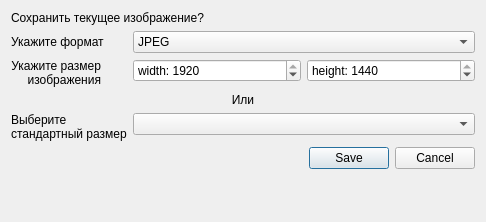
<?xml version="1.0" encoding="UTF-8"?>
<ui version="4.0">
 <class>Dialog_format</class>
 <widget class="QDialog" name="Dialog_format">
  <property name="geometry">
   <rect>
    <x>0</x>
    <y>0</y>
    <width>486</width>
    <height>222</height>
   </rect>
  </property>
  <property name="sizePolicy">
   <sizepolicy hsizetype="Fixed" vsizetype="Fixed">
    <horstretch>0</horstretch>
    <verstretch>0</verstretch>
   </sizepolicy>
  </property>
  <property name="windowTitle">
   <string>Save as . . .</string>
  </property>
  <layout class="QFormLayout" name="formLayout">
   <item row="5" column="1">
    <widget class="QDialogButtonBox" name="buttonBox">
     <property name="orientation">
      <enum>Qt::Horizontal</enum>
     </property>
     <property name="standardButtons">
      <set>QDialogButtonBox::Cancel|QDialogButtonBox::Save</set>
     </property>
    </widget>
   </item>
   <item row="1" column="1">
    <widget class="QComboBox" name="format_cbx">
     <item>
      <property name="text">
       <string>JPEG</string>
      </property>
     </item>
     <item>
      <property name="text">
       <string>BMP</string>
      </property>
     </item>
     <item>
      <property name="text">
       <string>PNG</string>
      </property>
     </item>
     <item>
      <property name="text">
       <string>GIF</string>
      </property>
     </item>
    </widget>
   </item>
   <item row="2" column="0">
    <widget class="QLabel" name="label">
     <property name="text">
      <string>Укажите размер
изображения</string>
     </property>
     <property name="alignment">
      <set>Qt::AlignRight|Qt::AlignTrailing|Qt::AlignVCenter</set>
     </property>
    </widget>
   </item>
   <item row="1" column="0">
    <widget class="QLabel" name="label_2">
     <property name="text">
      <string>Укажите формат</string>
     </property>
    </widget>
   </item>
   <item row="0" column="0" colspan="2">
    <widget class="QLabel" name="label_3">
     <property name="text">
      <string>Сохранить текущее изображение?</string>
     </property>
    </widget>
   </item>
   <item row="2" column="1">
    <layout class="QHBoxLayout" name="horizontalLayout">
     <item>
      <widget class="QSpinBox" name="width_sbx">
       <property name="frame">
        <bool>true</bool>
       </property>
       <property name="prefix">
        <string>width: </string>
       </property>
       <property name="minimum">
        <number>1</number>
       </property>
       <property name="maximum">
        <number>1920</number>
       </property>
       <property name="value">
        <number>1920</number>
       </property>
      </widget>
     </item>
     <item>
      <widget class="QSpinBox" name="height_sbx">
       <property name="prefix">
        <string>height: </string>
       </property>
       <property name="minimum">
        <number>1</number>
       </property>
       <property name="maximum">
        <number>1440</number>
       </property>
       <property name="value">
        <number>1440</number>
       </property>
      </widget>
     </item>
    </layout>
   </item>
   <item row="4" column="1">
    <widget class="QComboBox" name="resolution_cbx">
     <item>
      <property name="text">
       <string/>
      </property>
     </item>
     <item>
      <property name="text">
       <string>Использовать текущий размер приложения</string>
      </property>
     </item>
     <item>
      <property name="text">
       <string>1920x1440</string>
      </property>
     </item>
     <item>
      <property name="text">
       <string>1920x1200</string>
      </property>
     </item>
     <item>
      <property name="text">
       <string>1920x1080</string>
      </property>
     </item>
     <item>
      <property name="text">
       <string>1680x1050</string>
      </property>
     </item>
     <item>
      <property name="text">
       <string>1600x900</string>
      </property>
     </item>
     <item>
      <property name="text">
       <string>1536x864</string>
      </property>
     </item>
     <item>
      <property name="text">
       <string>1440x900</string>
      </property>
     </item>
     <item>
      <property name="text">
       <string>1366x768</string>
      </property>
     </item>
     <item>
      <property name="text">
       <string>1280x1024</string>
      </property>
     </item>
     <item>
      <property name="text">
       <string>1280x720</string>
      </property>
     </item>
     <item>
      <property name="text">
       <string>1280x800</string>
      </property>
     </item>
     <item>
      <property name="text">
       <string>1024x768</string>
      </property>
     </item>
     <item>
      <property name="text">
       <string>800x600</string>
      </property>
     </item>
    </widget>
   </item>
   <item row="3" column="0" colspan="2">
    <widget class="QLabel" name="label_4">
     <property name="text">
      <string>Или</string>
     </property>
     <property name="alignment">
      <set>Qt::AlignCenter</set>
     </property>
    </widget>
   </item>
   <item row="4" column="0">
    <widget class="QLabel" name="label_5">
     <property name="text">
      <string>Выберите
стандартный размер</string>
     </property>
    </widget>
   </item>
  </layout>
 </widget>
 <resources/>
 <connections>
  <connection>
   <sender>buttonBox</sender>
   <signal>accepted()</signal>
   <receiver>Dialog_format</receiver>
   <slot>accept()</slot>
   <hints>
    <hint type="sourcelabel">
     <x>248</x>
     <y>254</y>
    </hint>
    <hint type="destinationlabel">
     <x>157</x>
     <y>274</y>
    </hint>
   </hints>
  </connection>
  <connection>
   <sender>buttonBox</sender>
   <signal>rejected()</signal>
   <receiver>Dialog_format</receiver>
   <slot>reject()</slot>
   <hints>
    <hint type="sourcelabel">
     <x>316</x>
     <y>260</y>
    </hint>
    <hint type="destinationlabel">
     <x>286</x>
     <y>274</y>
    </hint>
   </hints>
  </connection>
 </connections>
</ui>
